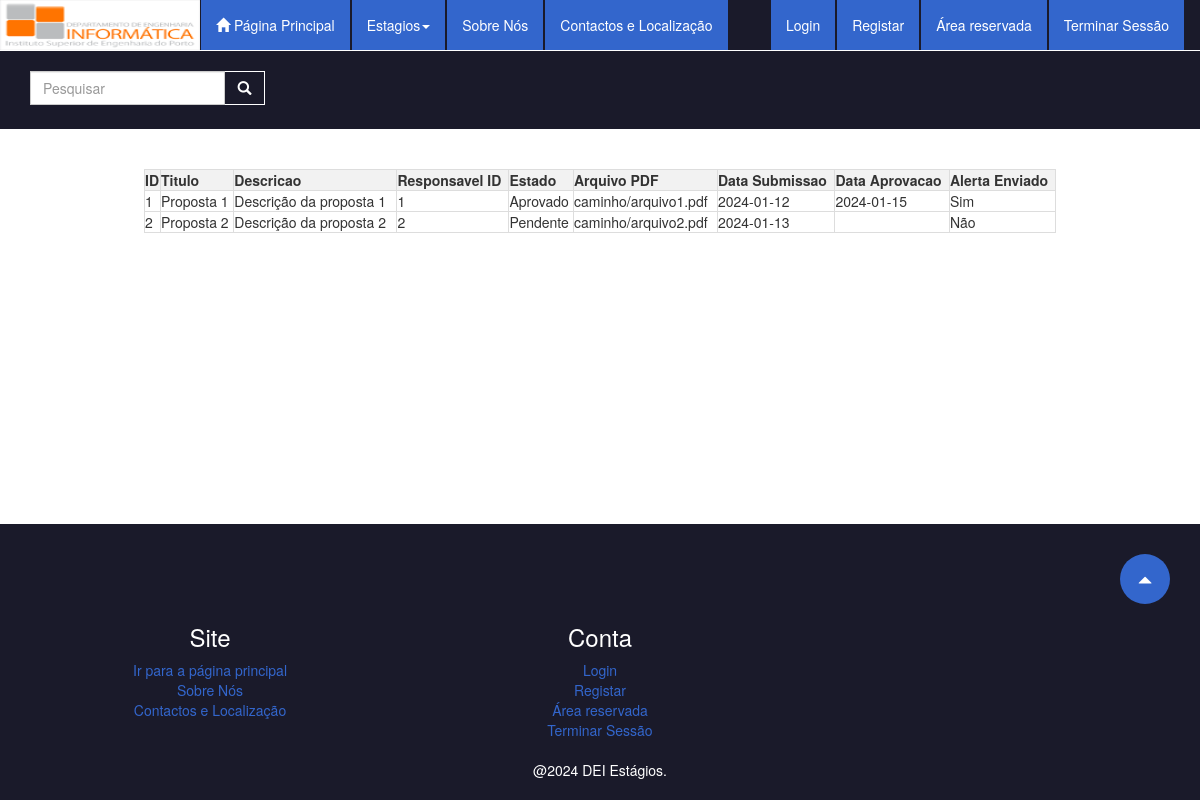
The app's page /Frontend/Views/site/propostas.php with its own data.
### tables this page shows
CREATE TABLE Propostas (
  id INT PRIMARY KEY  AUTO_INCREMENT,
  Titulo VARCHAR(255) NOT NULL,
  Descricao TEXT NOT NULL,
  ResponsavelID INT NOT NULL,
  Estado VARCHAR(20) NOT NULL,
  ArquivoPDF VARCHAR(255) NOT NULL,
  DataSubmissao DATE NOT NULL,
  DataAprovacao DATE,
  AlertaEnviado CHAR(3) NOT NULL,
  CONSTRAINT FK_Propostas_docentes_new FOREIGN KEY (ResponsavelID) REFERENCES docentes(id)
);

### Backend/Actions/ActionPropostas.php (called while the page is built)
<?php
include_once __DIR__ . "/../../common/ConnectionBD1.php";
class PropostasModel {
    private $db;
    public function __construct() {
        $this->db = new ConnectionBD1;
    }
    public function getAllPropostas() {
        $allPropostas = array();
        $this->db->createConnection();
        $sql = "SELECT * FROM Propostas";
        $result = $this->db->executeQuery($sql);
        if ($result->num_rows > 0) {
            while($row = $result->fetch_assoc()) {
                array_push($allPropostas, array(
                        "id" => $row["id"],
                        "Titulo" => $row["Titulo"],
                        "Descricao" => $row["Descricao"],
                        "ResponsavelID" => $row["ResponsavelID"],
                        "Estado" => $row["Estado"],
                        "ArquivoPDF" => $row["ArquivoPDF"],
                        "DataSubmissao" => $row["DataSubmissao"],
                        "DataAprovacao" => $row["DataAprovacao"],
                        "AlertaEnviado" => $row["AlertaEnviado"],
                    )
                );
            }
        }
        $this->db->closeConnection();
        return $allPropostas;
    }
}
?>

### common/ConnectionBD1.php (called while the page is built, shortened)
<?php
    Class ConnectionBD1{
        public $connection;
        function createConnection(){
            $servername = "127.0.0.1";
            $username = "root";
            $password = "";
            $dbname = "dsos";
            $this->connection = new mysqli($servername, $username, $password, $dbname);
            return $this->connection;
        }
        function executeQuery($query){
            $result = $this->connection->query($query);
            return $result;
        }
   }
?>

### Frontend/Views/site/propostas.php (the view, shortened to what this page needs)
<!DOCTYPE html>
<html lang="en">
<head>
</head>
<body>
<?php include_once $_SERVER["DOCUMENT_ROOT"] . "/Frontend/Views/layouts/header.php"; ?>
<?php include_once $_SERVER["DOCUMENT_ROOT"] . "\Backend\Actions\ActionPropostas.php"; ?>
<div class="main-content">
<?php
    $propostasModel = new PropostasModel();
    $allPropostas = $propostasModel->getAllPropostas();
    if (!empty($allPropostas)) {
        echo '<table>';
        echo '<tr>';
        echo '<th>ID</th>';
        echo '<th>Titulo</th>';
        echo '<th>Descricao</th>';
        echo '<th>Responsavel ID</th>';
        echo '<th>Estado</th>';
        echo '<th>Arquivo PDF</th>';
        echo '<th>Data Submissao</th>';
        echo '<th>Data Aprovacao</th>';
        echo '<th>Alerta Enviado</th>';
        echo '</tr>';
        foreach ($allPropostas as $proposta) {
            echo '<tr>';
            echo '<td>' . $proposta["id"] . '</td>';
            echo '<td>' . $proposta["Titulo"] . '</td>';
            echo '<td>' . $proposta["Descricao"] . '</td>';
            echo '<td>' . $proposta["ResponsavelID"] . '</td>';
            echo '<td>' . $proposta["Estado"] . '</td>';
            echo '<td>' . $proposta["ArquivoPDF"] . '</td>';
            echo '<td>' . $proposta["DataSubmissao"] . '</td>';
            echo '<td>' . $proposta["DataAprovacao"] . '</td>';
            echo '<td>' . $proposta["AlertaEnviado"] . '</td>';
            echo '</tr>';
        }
        echo '</table>';
    } else {
        echo '<p>No propostas found</p>';
    }
    ?>
    </div>
    <?php include_once $_SERVER["DOCUMENT_ROOT"] . "/Frontend/Views/layouts/footer.php"; ?>
</body>
</html>

### Frontend/Views/layouts/header.php (shortened to what this page needs)
<!DOCTYPE html>
<html lang="en">
<head>
    <link rel="stylesheet" href="https://cdnjs.cloudflare.com/ajax/libs/font-awesome/4.7.0/css/font-awesome.min.css">
    <link rel="stylesheet" href="https://maxcdn.bootstrapcdn.com/bootstrap/3.3.7/css/bootstrap.min.css"
>
    <link rel="stylesheet" href="../../web/styles.css">
    <link rel="stylesheet" href="../../../owl-carousel/owl.carousel.min.css">
    <link rel="stylesheet" href="../../../owl-carousel/owl.theme.default.min.css">
</head>
<?php
    $pageName = basename($_SERVER["REQUEST_URI"], ".php");
?>
<body>
    <nav class="navbar navbar-default" id="navbar">
        <div class="container-fluid">
            <div class="navbar-header">
                <a class="navbar-brand" href="/Frontend/Views/site/index.php">
                    <div class="logo-image">
                        <img src="../../../images/icon.png" class="image-brand">
                    </div>
                </a>
            </div>
            <div class="collapse navbar-collapse" id="bs-example-navbar-collapse-1">
                <ul class="nav navbar-nav navbar-my-style">
                    <li>
                        <a href="../site/index.php" class="<?php echo $pageName == "index" || $pageName == "site" ? "active-link" : "nav-option-style" ?>"><span class="glyphicon glyphicon-home"></span> Página Principal</a>
                    </li>
                    <li id="head-dropdown-menu" class="dropdown">
                        <a class="dropdown-toggle <?php echo $pageName == "discounts" || $pageName == "" ? "active-link" : "nav-option-style" ?>" data-toggle="dropdown" role="button"
                            aria-haspopup="true" aria-expanded="false">Estagios<span class="caret"></span></a>
                    </li>
                    <li><a href="/Frontend/Views/site/aboutUs.php" class="<?php echo $pageName == "aboutUs" ? "active-link" : "nav-option-style" ?>">Sobre Nós</a></li>
                    <li><a href="/Frontend/Views/site/contacts.php" class="<?php echo $pageName == "contacts" ? "active-link" : "nav-option-style" ?>">Contactos e Localização</a></li>
                </ul>
                <ul class="nav navbar-nav navbar-right">
                    <li>
                        <a href="../site/login.php" class="<?php echo $pageName == "login" ? "active-link" : "nav-option-style" ?> option-login-buttons">Login</a>
                    </li>
                    <li>
                        <a href="../site/register.php" class="<?php echo $pageName == "register" ? "active-link" : "nav-option-style" ?> option-login-buttons">Registar</a>
                    </li>
                    <li>
                        <a href="../site/reservedArea.php" class="<?php echo $pageName == "reservedArea" ? "active-link" : "nav-option-style" ?> option-reserved-area">Área reservada</a>
                    </li>
                    <li>
                        <a href="../site/index.php" class="nav-option-style option-logout" onclick ="logout()">Terminar Sessão</a>
                    </li>
                </ul>
            </div>
        </div>
    </nav>
    <div class="search-container">
        <div class="container">
            <div id="search-product" class="search-product">
                <div class="input-group">
                    <input type="text" id="navbar-search" class="form-control navbar-search" placeholder="Pesquisar" value="<?php echo (isset($_GET["name_filter"])) ? $_GET["name_filter"] : "" ?>">
                    <div class="input-group-btn">
                        <button type="submit" id="search-btn" class="search-btn"><span class="glyphicon glyphicon-search"></span></button>
                    </div>
                </div>
            </div>
        </div>
    </div>
    <div class="container">

### Frontend/Views/layouts/footer.php (shortened to what this page needs)
 </div>
    <footer class="footer-style">
        <div class="div-go-top-page">
            <div class="go-top-page" id="go-top-page">
                <span class="glyphicon glyphicon-triangle-top"></span>
            </div>
            <div class="container">
                <div class="row footer-line">
                    <div class="col-md-4 footer-column text-center">
                        <h3>Site</h3>
                        <ul>
                            <li><a href="../site/index.php">Ir para a página principal</a></li>
                            <li><a href="/Frontend/Views/site/aboutUs.php">Sobre Nós</a></li>
                            <li><a href="/Frontend/Views/site/contacts.php">Contactos e Localização</a></li>
                        </ul>
                    </div>
                    <div class="col-md-4 footer-column text-center">
                        <h3>Conta</h3>
                        <ul>
                            <li class="option-login-buttons"><a href="../site/login.php">Login</a></li>
                            <li class="option-login-buttons"><a href="../site/register.php">Registar</a></li>
                            <li><a href="../site/reservedArea.php" class="option-reserved-area">Área reservada</a></li>
                            <li class="option-logout"><a href="../site/index.php" onclick ="logout()">Terminar Sessão</a></li>
                        </ul>
                    </div>
                </div>
                <p class="text-white footer-rights text-center">@<?= date("Y") ?> DEI Estágios.</p>
            </div>
        </div>
    </footer>
</body>
</html>

### Frontend/web/styles.css (style rules this page uses)
.navbar, .dropdown-menu, .footer-style { background-color: #1a1a2a; }
.navbar { margin-bottom: 0; border: none; border-radius: 0; }
.nav-option-style { background-color: #3366cc !important; color: white !important; cursor: pointer; margin: 0 1px; }
.logo-image { height: 100%; width: 200px; }
.option-login-buttons, .option-logout { display: none; }
.navbar-brand { padding: 0; }
.image-brand { height: 100%; width: 100%; }
.search-product { position: relative; display: inline-block; height: 100%; margin: 0 auto; }
.navbar-search { border-radius: 0; }
.navbar-my-style { display: flex; align-items: center; justify-content: center; }
.input-group-btn { font-size: 14px; }
.search-btn { height: 34px; width: 40px; background-color: #1a1a2a; color: white; border: 1px solid white; border-left: none; }
.search-container { border-top: 1px solid white; background-color: #1a1a2a; padding: 20px 0; margin-bottom: 20px; }
.text-white { color: white !important; }
.div-go-top-page { width: 100%; padding-top: 20px; }
.go-top-page { width: 50px; height: 50px; border-radius: 50%; background-color: #3366cc; color: white; margin-left: auto; margin-right: 20px; display: flex; align-items: center; justify-content: center; }
.footer-style { min-height: 200px; background-color: #1a1a2a; }
.footer-line { margin-bottom: 20px; }
.footer-column { display: block; }
.footer-column h3 { color: white; }
.footer-column ul { list-style-type: none; margin: 0; padding: 0; }
.footer-column ul li, .footer-column ul li a { display: block; width: 100%; }
.footer-column ul li a { color: #3366cc; }
.footer-rights { width: 100%; color: white; }

### Frontend/Views/site/propostas.php (style rules this page uses)
body { font-family: Arial, sans-serif; background-color: #f4f4f4; margin: 0; padding: 0; display: flex; flex-direction: column; min-height: 100vh; }
.main-content { flex-grow: 1; display: flex; justify-content: center; align-items: center; }
table { width: 80%; border-collapse: collapse; margin: 20px; }
th, td { border: 1px solid #ddd; padding: 10px; text-align: left; }
th { background-color: #f2f2f2; }
footer { background-color: #333; color: white; text-align: center; padding: 10px; position: fixed; bottom: 0; width: 100%; }

### Frontend/Views/layouts/footer.php (style rules this page uses)
footer { bottom: 0; width: 100%; }

### records on screen
propostas: id "1", Titulo "Proposta 1", Descricao "Descrição da proposta 1", ResponsavelID "1", Estado "Aprovado", ArquivoPDF "caminho/arquivo1.pdf", DataSubmissao "2024-01-12", DataAprovacao "2024-01-15", AlertaEnviado "Sim"
propostas: id "2", Titulo "Proposta 2", Descricao "Descrição da proposta 2", ResponsavelID "2", Estado "Pendente", ArquivoPDF "caminho/arquivo2.pdf", DataSubmissao "2024-01-13", AlertaEnviado "Não"
